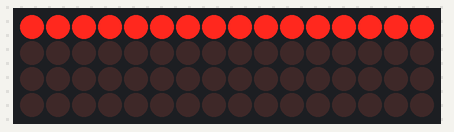
The sketch below on a simulated Arduino Uno, built with avr-gcc and run on an emulated ATmega328P. On the bench: 16×4 LED matrix. Wiring (inferred from the names in the program): LED cube drawn one layer per row (orientation assumed): layers pin 2, pin 3, pin 4, pin 5; columns pin 6, pin 7, pin 8, pin 9, pin 10, pin 11, pin 12, pin 13, A0, A1, A2, A3, A4, A5, pin 0, pin 1.

Above: at 0.36 s.
At 0.79 s:
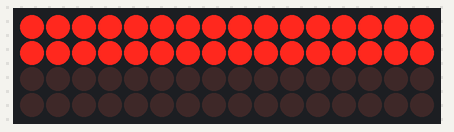
At 1.6 s:
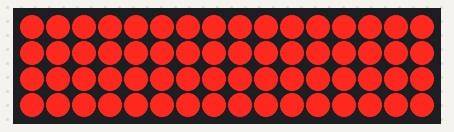
At 5.1 s:
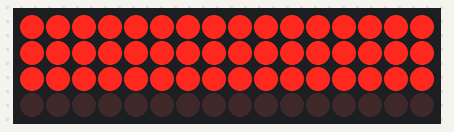
At 6.6 s:
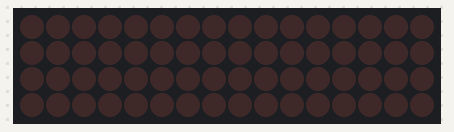

The sketch:

LED_Cube_Refreshment_Animation.ino
```cpp
// 4×4×4 LED Cube – 🔄 Refreshment Animation (Common‑Cathode w/ NPN Low‑Side)

// == Pin Definitions ==
const int columnPins[16] = {
  6,  7,  8,  9,
  10, 11, 12, 13,
  A0, A1, A2, A3,
  A4, A5, 0,  1
};
const int layerPins[4] = { 2, 3, 4, 5 };  // NPN transistor bases

void setup() {
  // Columns OFF (anodes LOW)
  for (int c = 0; c < 16; c++) {
    pinMode(columnPins[c], OUTPUT);
    digitalWrite(columnPins[c], LOW);
  }
  // Layers OFF (transistors off = LOW)
  for (int l = 0; l < 4; l++) {
    pinMode(layerPins[l], OUTPUT);
    digitalWrite(layerPins[l], LOW);
  }
}

void loop() {
  refreshmentAnimation();
  delay(500);  // pause before repeating
}


// 🔄 Refreshment Animation (Common‑Cathode w/ NPN Low‑Side)
//   – LEDs fill from layer 0→3, hold 4 s, then empty from 3→0

void refreshmentAnimation() {
  const int FILL_STEP_DELAY  = 500;   // ms between lighting each layer
  const int HOLD_TIME        = 3000;  // ms to hold all LEDs on
  const int EMPTY_STEP_DELAY = 500;   // ms between turning each layer off

  // 1) Clear everything
  for (int c = 0; c < 16; c++) digitalWrite(columnPins[c], LOW);
  for (int l = 0; l < 4;  l++) digitalWrite(layerPins[l],  LOW);

  // 2) Fill from bottom (layer 0) to top (layer 3)
  for (int l = 0; l < 4; l++) {
    digitalWrite(layerPins[l], HIGH);        // turn layer l on
    for (int c = 0; c < 16; c++)             // turn all columns on
      digitalWrite(columnPins[c], HIGH);
    delay(FILL_STEP_DELAY);
  }

  // 3) Hold all LEDs lit
  delay(HOLD_TIME);

  // 4) Empty from top (layer 3) down to bottom (layer 0)
  for (int l = 3; l >= 0; l--) {
    digitalWrite(layerPins[l], LOW);         // turn layer l off
    delay(EMPTY_STEP_DELAY);
  }

  // 5) Finally clear all columns as well
  for (int c = 0; c < 16; c++) digitalWrite(columnPins[c], LOW);
}
```

Measured:
- by itself, everything shown: repeats every 7.5 s, in 8 steps
- what the display in image 1 shows lasts 0.5 s, from 0.5 s to 1.0 s
- what the display in image 2 shows lasts 3.6 s, from 1.5 s to 5.1 s
- what the display in image 4 shows lasts 0.9 s, from 6.6 s to 7.5 s
